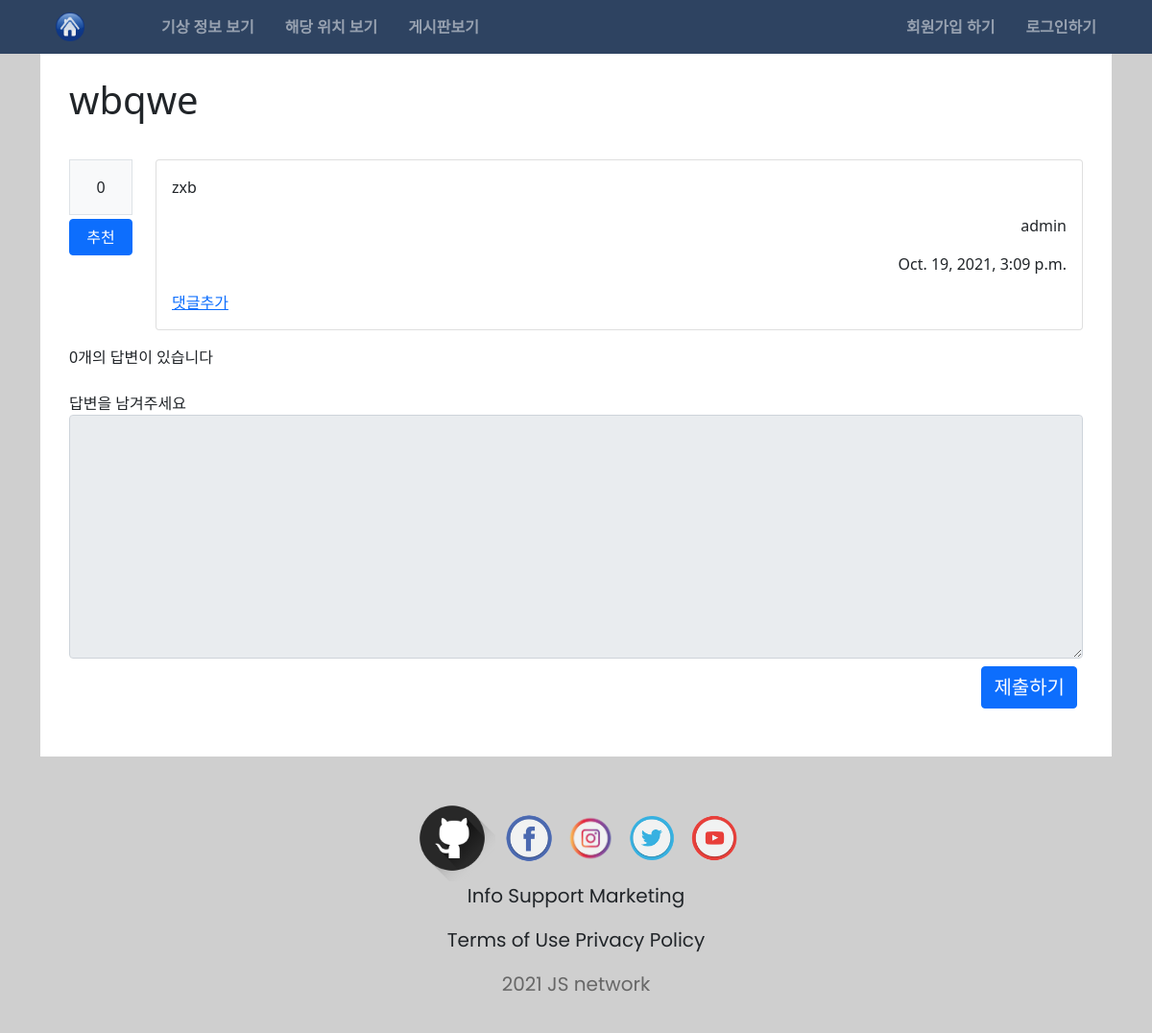
Before: /board/315/ with the older database file.
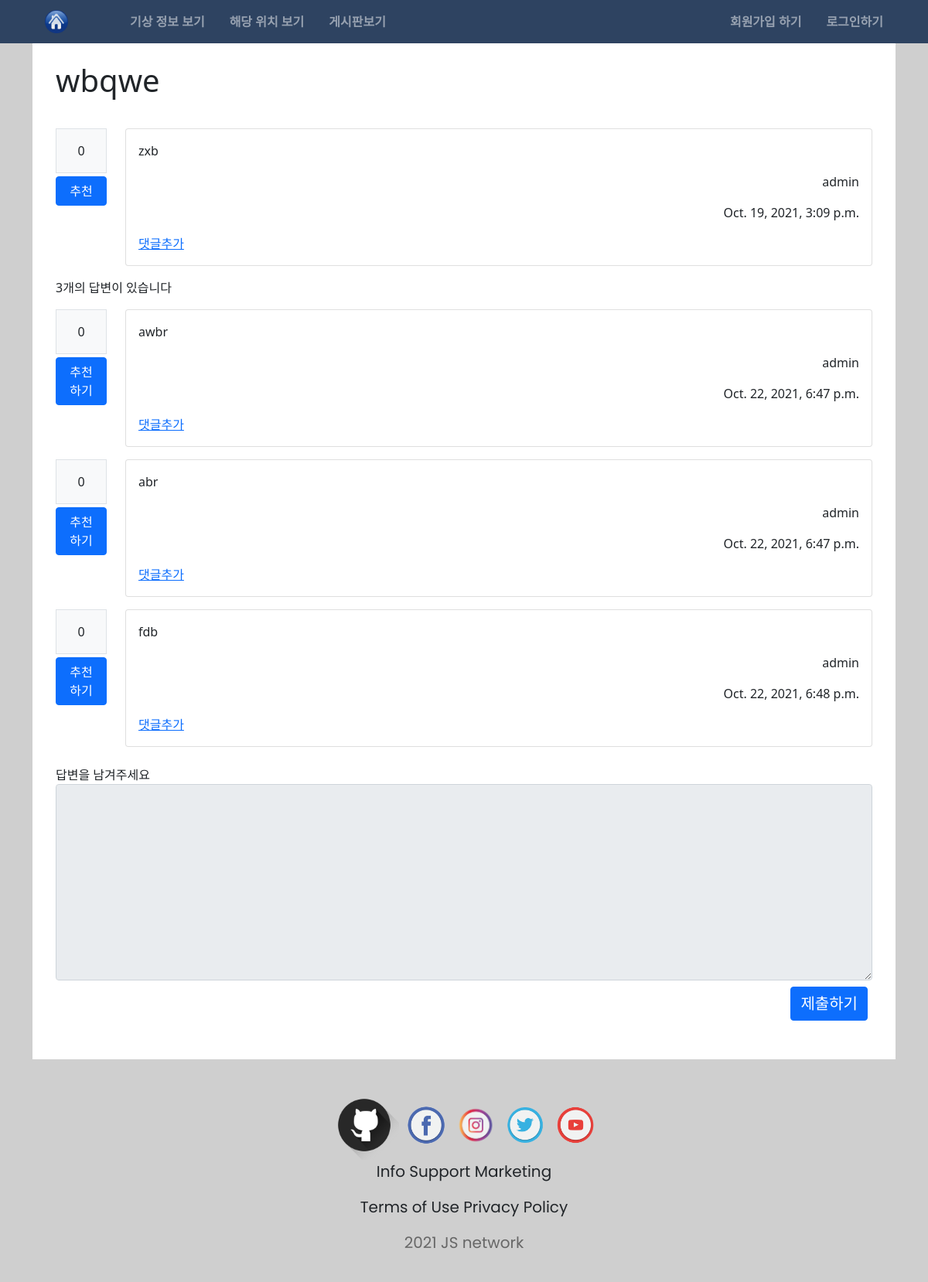
After: the same page with the newer database file.
### board/models.py (models this page shows, shortened)
class Question(models.Model):
  subject = models.CharField(max_length=200)
  content = models.TextField()
  create_date = models.DateTimeField()
  author = models.ForeignKey(User,on_delete=models.CASCADE, related_name='quthor_question')
  modify_date = models.DateTimeField(null=True, blank=True)
  voter = models.ManyToManyField(User,related_name='voter_question')

class Answer(models.Model):
  question = models.ForeignKey(Question,on_delete=models.CASCADE)
  content = models.TextField()
  create_date = models.DateTimeField()
  author = models.ForeignKey(User,on_delete=models.CASCADE, related_name='answer_question')
  modify_date = models.DateTimeField(null=True, blank=True)
  voter = models.ManyToManyField(User,related_name='voter_answer')

### board/views/base_views.py (the view)
# urls.py: path('<int:question_id>/', base_views.detail, name='detail'),
def detail(request,question_id):
  question = get_object_or_404(Question, pk=question_id)
  context = {"question":question}
  return render(request,'board/detail.html',context)

### templates/board/detail.html (shortened to what this page needs)
{% extends 'base.html' %}
{% block content %}
  <div class="container">
    <div class="main-wall">
      <h1 class="detail-subject">{{ question.subject }}</h1>
      <div class="row pb-3">
        <div class="col-1">
          <div class="border text-center bg-light mb-1 font-weight-bolder p-3">{{ question.voter.count }}</div>
          <div class="d-grid">
            <a href="{% url 'board:vote_question' question.id  %}" class="btn btn-primary">추천</a>
          </div>
        </div>
        <div class="col-11">
          <div class="card">
            <div class="card-body">
              <p class="card-text">{{ question.content }}</p>
              <p class="card-text d-flex flex-row-reverse">{{ question.author }}</p>
              <p class="card-text d-flex flex-row-reverse">{{ question.create_date }}</p>
              <div>
                <a href="{% url 'board:comment_create_question' question.id %}">댓글추가</a>
              </div>
            </div>
          </div>
        </div>
      </div>
      <span>{{question.answer_set.count}}개의 답변이 있습니다</span>
      {% for answer in question.answer_set.all %}
        <div class="row mt-3">
          <div class="col-1">
            <div class="border text-center bg-light mb-1 font-weight-bolder p-3">{{ answer.voter.count }}</div>
            <a href="{% url 'board:vote_answer' answer.id  %}" class="btn btn-primary">추천하기</a>
          </div>
          <div class="col-11">
            <div class="card">
              <div class="card-body">
                <p class="card-text">{{answer.content}}</p>
                <p class="card-text d-flex flex-row-reverse">{{ answer.author }}</p>
                <p class="card-text d-flex flex-row-reverse">{{ answer.create_date }}</p>
                <div>
                  <a href="{% url 'board:comment_create_answer' answer.id %}">댓글추가</a>
                </div>
              </div>
            </div>
          </div>
        </div>
      {% endfor %}
      <form class="pt-4" action="{% url 'board:answer_create' question.id %}" method="post">
        <label for="content">답변을 남겨주세요</label>
        <textarea {% if not user.is_authenticated %}disabled{% endif %} name="content" class="form-control" id="content" rows="10"></textarea>
        <button style="margin-left: 90%; font-size:20px;" class="btn btn-primary mt-2">제출하기</button>
      </form>
    </div>
  </div>
  <footer>
    {% include 'footer.html' %}
  </footer>
{% endblock %}

### templates/base.html (shortened to what this page needs)
{% load static %}
<!DOCTYPE html>
<html lang="en">
  <head>
    <link rel="stylesheet" href="{% static 'style.css' %}" type="text/css">
    <link href="https://cdn.jsdelivr.net/npm/bootstrap@5.1.2/dist/css/bootstrap.min.css" rel="stylesheet">
  </head>
  <body>
  <div class="gray-side-wall">
    {% include 'nav.html' %}
    {% block content %}{% endblock content %}
  </div>
  </body>
</html>

### templates/nav.html (shortened to what this page needs)
{% load static %}
<header id="nav-header" >
  <div class="container">
    <ul class="nav d-flex ">
      <li class="nav-item flex-grow-1 d-flex align-items-center ">
        <a class="nav-link active align-content-center" href="{% url 'main:index' %}"><img id="mi" class="me-5" src="{% static 'home.png' %}" alt=""></a>
        <a name="offhide" class="nav-link active align-content-center" href="{% url 'main:index' %}#weather-main">기상 정보 보기</a>
        <a name="offhide" class="nav-link active align-content-center" href="{% url 'main:index' %}#map-main">해당 위치 보기</a>
        <a class="nav-link active align-content-center" page="page" href="{% url 'board:index' %}">게시판보기</a>
      </li>
      <li class="nav-item d-flex align-items-center">
        {% if user.is_authenticated %}
          <a name="offhide" class="nav-link" href="{% url 'common:logout' %}">로그아웃 하기</a>
        {% else %}
          <a name="offhide" class="nav-link" href="{% url 'common:signup' %}">회원가입 하기</a>
          <a name="offhide" class="nav-link" href="{% url 'common:login' %}">로그인하기</a>
        {% endif %}
      </li>
    </ul>
  </div>
</header>

### templates/footer.html
{% load static %}
<footer>
  <div class="container">
    <a href="https://github.com/radio700/" target="blank"><img id="gi" src="{% static 'img/github.png' %}" alt=""></a>
    <a href="https://www.facebook.com" target="blank"><img src="{% static 'img/facebook.png' %}" alt="fb"></a>
    <a href="https://www.instagram.com/" target="blank"><img src="{% static 'img/insta.png' %}" alt="insta"></a>
    <a href="https://twitter.com/" target="blank"><img src="{% static 'img/twitter.png' %}" alt="twitter"></a>
    <a href="https://www.youtube.com" target="blank"><img src="{% static 'img/youtube.png' %}" alt="youtube"></a>
    <p>Info Support Marketing</p>
    <p>Terms of Use Privacy Policy</p>
    <p>2021 JS network</p>
  </div>
</footer>

### static/style.css (style rules this page uses)
html { scroll-behavior: smooth; }
body { padding-top: 40px; }
body div.gray-side-wall { background-color: #CFCFCF; width: 100%; height: 100%; z-index: -1; }
div.main-wall { background-color: #fff; padding: 30px 30px 50px; height: 100%; z-index: 0; }
.detail-subject { padding-bottom: 30px; padding-top: 10px; }
#nav-header { position: fixed; top: 0; left: 0; right: 0; padding: 5px; font-weight: bold; display: flex; justify-content: space-between; align-items: center; background-color: #2E4361; z-index: 1; }
#nav-header li.nav-item a { color:rgba(255, 255, 255, .5); transition: 0.5s; }
footer { background-color: #CFCFCF; padding: 20px 10px 10px; font-family: 'Poppins', sans-serif; text-align :center; }
footer img { width: 60px; }
footer #gi { width: 90px; }
footer p { font-size: 20px; }
footer p:last-child { color: rgba(0,0,0,.5); }

Changed rows visible on the page:
computed for Question "wbqwe": answer_set.count "0" → "3"
added Answer: voter.count "0", content "awbr", author "admin", create_date "Oct. 22, 2021, 6:47 p.m."
added Answer: voter.count "0", content "abr", author "admin", create_date "Oct. 22, 2021, 6:47 p.m."
added Answer: voter.count "0", content "fdb", author "admin", create_date "Oct. 22, 2021, 6:48 p.m."
